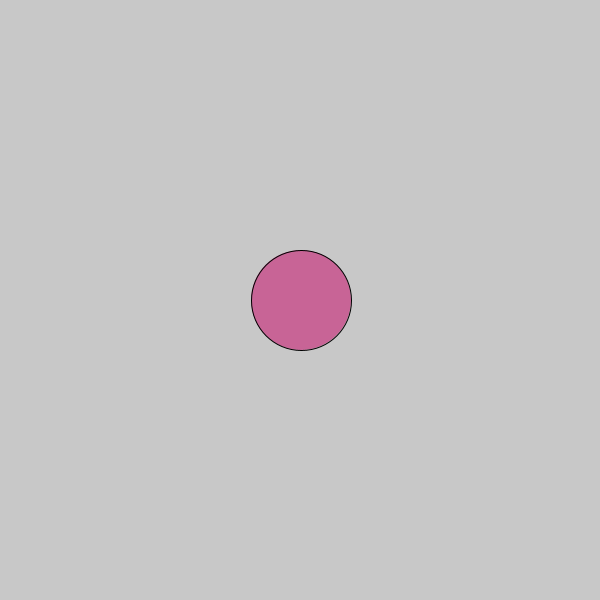
Frame 1 (no input)
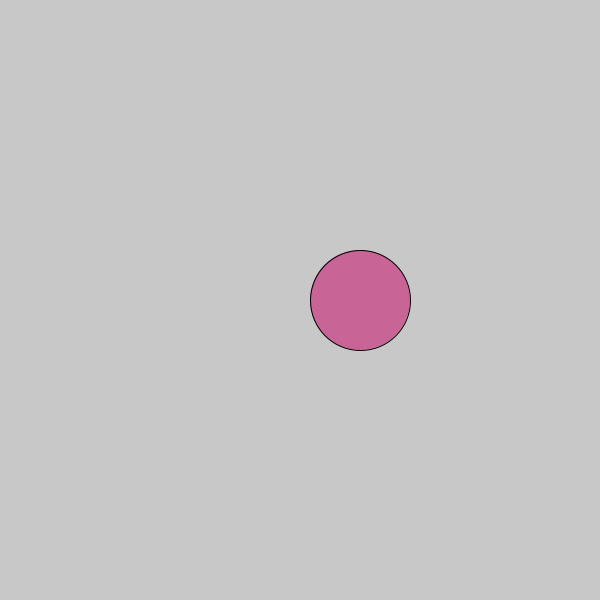
Frame 60 (the mouse pressed at the canvas centre just before this capture)
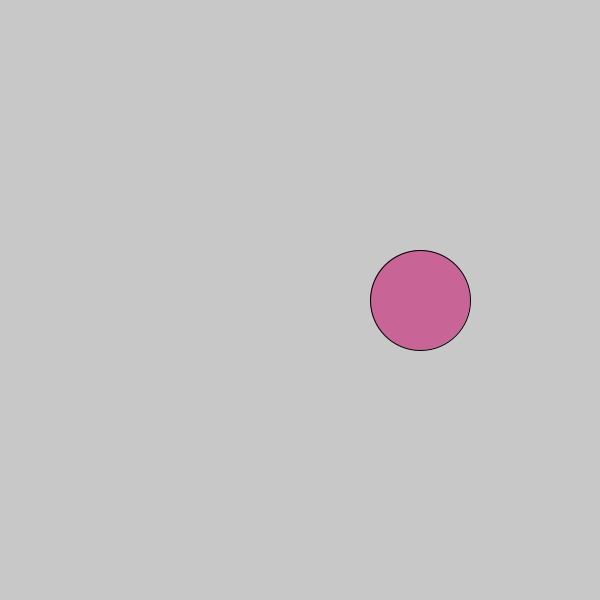
Frame 120 (the mouse held since frame 60 and released just before this capture)

The Processing sketch that drew these frames (run headless with seeded random() and noise(); from frame 60 on, the mouse is pressed at the canvas centre):

// Processing sketch: Week02Exercise3
// ── Week02Exercise3.pde
float xPos;
float yPos;
color bodyColor = color(200, 100, 150);
int diameter = 100;
void setup(){
  size(600,600); 
  xPos = width/2;
  yPos = height/2;
}
void draw(){
  background(200);
  xPos = xPos + 1;
  fill(bodyColor);
  ellipse(xPos,yPos,diameter,diameter);
}
